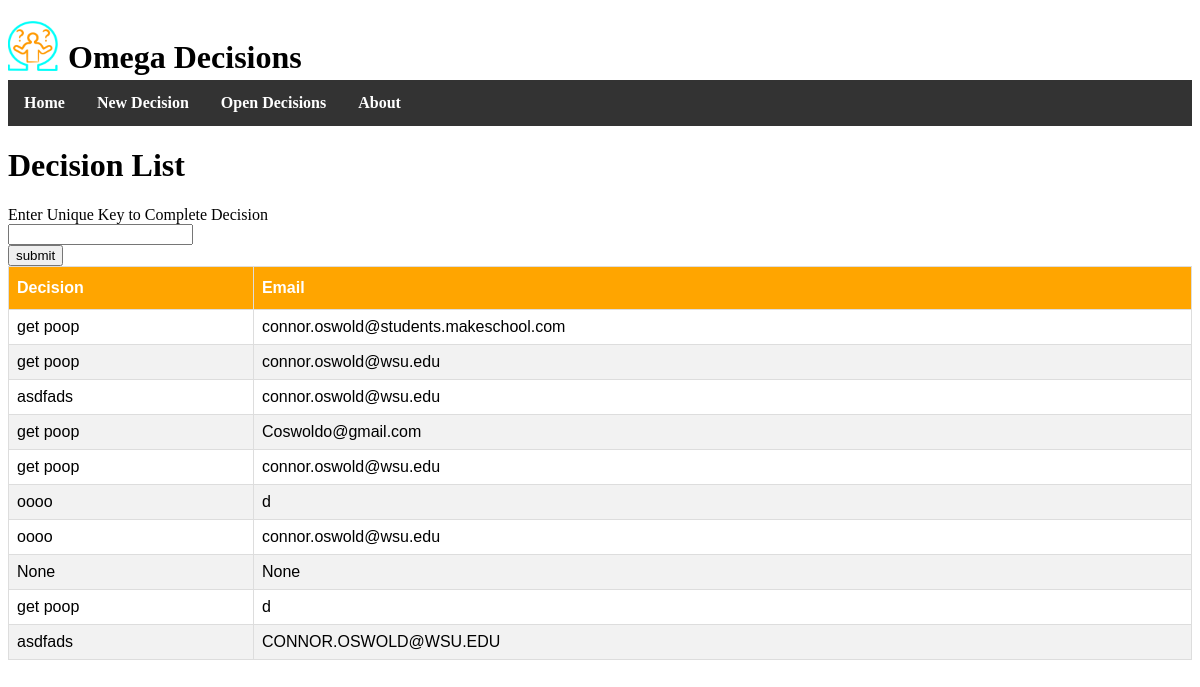
/list, run on an earlier commit of the app's database.
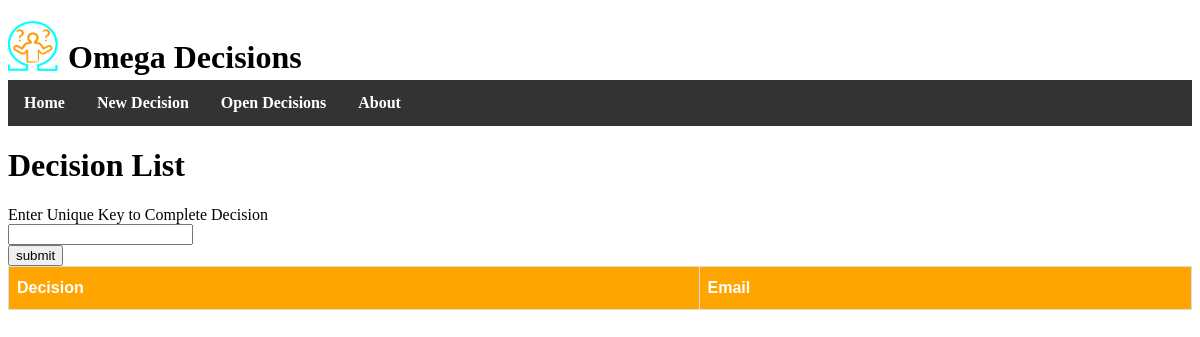
And on a later commit of the database.
### tables this page shows
CREATE TABLE decisions (_id INTEGER PRIMARY KEY AUTOINCREMENT, owner TEXT, dec TEXT, del_key TEXT);

### app.py (the view)
@app.route('/list')
def list():
	con = sqlite3.connect("decision.db")
	con.row_factory = sqlite3.Row
	cur = con.cursor()
	cur.execute("SELECT * FROM decisions")
	rows = cur.fetchall();
	return render_template("list.html", rows = rows)

### templates/list.html (shortened to what this page needs)
<!DOCTYPE html>
<html lang="en" dir="ltr">
  <head>
  </head>
  <body>
    {% extends "template.html" %}
    {% block content %}
    <h1> Decision List </h1>
    <form action = "{{ url_for('delrec') }}" method = "POST">
       Enter Unique Key to Complete Decision<br>
       <input type = "text" name = "del_key" /><br>
       <input type = "submit" value = "submit" /><br>
    </form>
    <table border = 1 id = "dec">
         <thead>
            <th>Decision</th>
            <th>Email</th>
         </thead>
         {% for row in rows %}
            <tr>
               <td>{{row["dec"]}}</td>
               <td>{{row["owner"]}}</td>
            </tr>
         {% endfor %}
      </table>
    {% endblock %}

### templates/template.html (shortened to what this page needs)
<!DOCTYPE html>
<html lang="en" dir="ltr">
	<head>
		<link rel="stylesheet" href="{{ url_for('static', filename='css/template.css') }}">
	</head>
		<body>
			<header>
				<div class="header">
					<img src="../static/LogoMakr_6oJxQn.png" alt="logo" />
  					<h1> Omega Decisions </h1>
				</div>
				<div class="container">
					<strong><nav>
						<ul class="menu">
							<li><a href="{{ url_for('home') }}">Home</a></li>
							<li><a href="{{ url_for('new_decision') }}">New Decision</a></li>
							<li><a href="{{ url_for('list') }}">Open Decisions</a></li>
							<li><a href="{{ url_for('about') }}">About</a></li>
						</ul>
					</nav></strong>
				</div>
			</header>
	{% block content %}
	{% endblock %}
	</body>
</html>

### static/css/template.css (style rules this page uses)
.header img { float: left; width: 100px; height: 100px; background: #555; }
.header h1 { position: relative; top: 18px; left: 10px; }

### templates/list.html (style rules this page uses)
#dec { font-family: 'Trebuchet MS', Arial, Helvetica, sans-serif; border-collapse: collapse; width: 100%; }
#dec td, #dec th { border: 1px solid #ddd; padding: 8px; }
#dec th { padding-top: 12px; padding-bottom: 12px; text-align: left; background-color: orange; color: white; }

### templates/template.html (style rules this page uses)
ul { list-style-type: none; margin: 0; padding: 0; overflow: hidden; background-color: #333; }
li { float: left; }
li a { display: block; color: white; text-align: center; padding: 14px 16px; text-decoration: none; }
.header img { float: left; width: 50px; height: 50px; background-color: white; }
.header h1 { position: relative; top: 18px; left: 10px; }

What changed in the data, as far as the page shows it:
removed decisions: dec "get poop", owner "connor.oswold@students.makeschool.com"
removed decisions: dec "get poop", owner "connor.oswold@wsu.edu"
removed decisions: dec "asdfads", owner "connor.oswold@wsu.edu"
removed decisions: dec "get poop", owner "Coswoldo@gmail.com"
removed decisions: dec "get poop", owner "connor.oswold@wsu.edu"
removed decisions: dec "oooo", owner "d"
removed decisions: dec "oooo", owner "connor.oswold@wsu.edu"
removed decisions: dec "None", owner "None"
removed decisions: dec "get poop", owner "d"
removed decisions: dec "asdfads", owner "CONNOR.OSWOLD@WSU.EDU"
